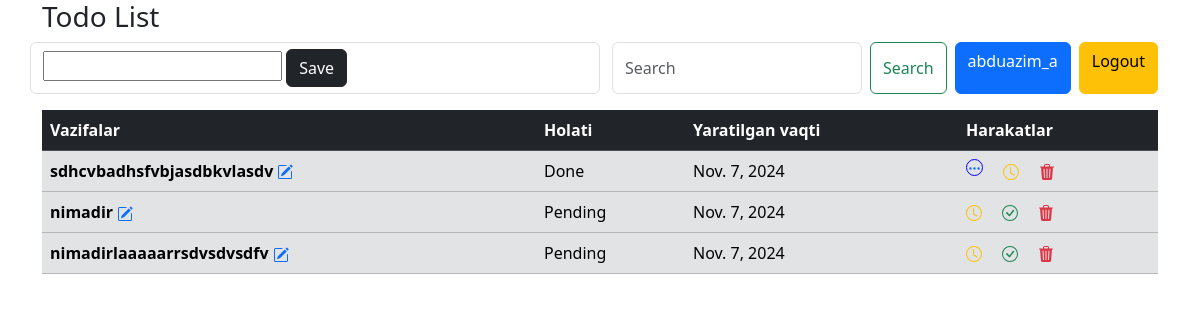
The app's page / (signed in), older data.
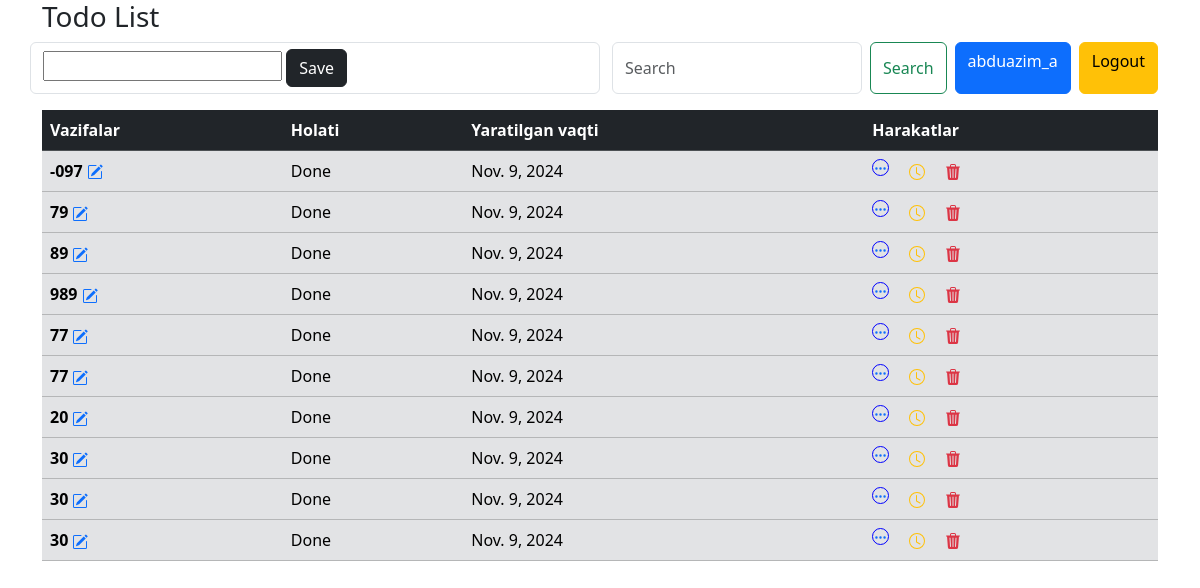
The same page, newer data.
### todo_app/models.py (models this page shows, shortened)
class Task(models.Model):
    STATUS = (
        ('Pending', 'Pending'),
        ('Done', 'Done')
    )
    title = models.CharField(max_length=100)
    status = models.CharField(max_length=100, choices=STATUS, default='Pending')
    author = models.ForeignKey(User, on_delete=models.CASCADE)
    created_at = models.DateField(auto_now_add=True)

### todo_app/views.py (the view)
# urls.py: path('', home_view, name='home'),
@login_required(login_url='login')
def home_view(request):
    if request.method == 'POST':
        title = request.POST.get('title')
        Task.objects.create(title=title, author=request.user)
        return redirect('home')
    tasks = Task.objects.filter(author=request.user)
    search_query = request.GET.get('qidiruv', '')
    if search_query:
        tasks = tasks.filter(title__icontains=search_query)
    else:
        tasks = Task.objects.filter(author=request.user)
    context = {'tasks': tasks}
    return render(request, 'index.html', context)

### templates/index.html (shortened to what this page needs)
<!doctype html>
<html lang="en">
<head>
    <link href="https://cdn.jsdelivr.net/npm/bootstrap@5.3.3/dist/css/bootstrap.min.css" rel="stylesheet"
>
</head>
<body>
<div class="container">
    <div class="row">
        <div class="col-md-12 ">
            <h3>Todo List</h3>
            <div class="forms d-flex  row">
                <form method="post" class="form-control col-6" style="max-width: 50%">
                    <input type="text" class="" name="title">
                    <button type="submit" class="btn btn-dark">Save</button>
                </form>
                <form class="col-md-6 d-flex">
                    <input class="form-control me-2" type="search" placeholder="Search" aria-label="Search"
                           name="qidiruv"
                           value="{{ search_query }}">
                    <button class="btn btn-outline-success" type="submit">Search</button>
                    {% if request.user.is_authenticated %}
                     <a href="" class="btn btn-primary ms-2">{{ request.user.username }}</a>
                     <a href="{% url 'logout' %}" class="btn btn-warning ms-2">Logout</a>
                    {% else %}
                     <a href="{% url 'login' %}" class="btn btn-primary ms-2">Kirish</a>
                    {% endif %}
                </form>
            </div>
        </div>
        <div class="col-md-12 mt-3">
            <table class="table table-hover">
                <thead>
                <tr class="table-dark">
                    <th scope="col">Vazifalar</th>
                    <th scope="col">Holati</th>
                    <th scope="col">Yaratilgan vaqti</th>
                    <th scope="col">Harakatlar</th>
                </tr>
                </thead>
                <tbody>
                {% for task in tasks %}
                <tr class="table-secondary">
                    <th scope="row">{{ task.title }}
                        <a href="{% url 'edit-task' task.id %}">
                        </a>
                    </th>
                    <td>{{ task.status }}</td>
                    <td>{{ task.created_at }}</td>
                    <td class="d-flex" style="gap:20px">
                        {% if task.status == 'Pending' %}
                        <a href="" class="text-warning">
                            <svg xmlns="http://www.w3.org/2000/svg" width="16" height="16" fill="currentColor"
                                 class="bi bi-clock" viewBox="0 0 16 16">
                                <path d="M8 3.5a.5.5 0 0 0-1 0V9a.5.5 0 0 0 .252.434l3.5 2a.5.5 0 0 0 .496-.868L8 8.71z"/>
                                <path d="M8 16A8 8 0 1 0 8 0a8 8 0 0 0 0 16m7-8A7 7 0 1 1 1 8a7 7 0 0 1 14 0"/>
                            </svg>
                        </a>
                        <a href="{% url 'change-status' task.id %}" class="text-success">
                        </a>
                        {% else %}
                        <a href="" class="text-primary"
                           style="width:17px; height: 17px; border: 1px solid blue; border-radius: 50%; line-height: 17px; font-size: 1px; text-align: center">
                            <svg xmlns="http://www.w3.org/2000/svg" width="13" height="13" fill="currentColor"
                                 class="bi bi-three-dots" viewBox="0 0 16 16">
                                <path d="M3 9.5a1.5 1.5 0 1 1 0-3 1.5 1.5 0 0 1 0 3m5 0a1.5 1.5 0 1 1 0-3 1.5 1.5 0 0 1 0 3m5 0a1.5 1.5 0 1 1 0-3 1.5 1.5 0 0 1 0 3"/>
                            </svg>
                        </a>
                        <a href="" class="text-warning">
                            <svg xmlns="http://www.w3.org/2000/svg" width="16" height="16" fill="currentColor"
                                 class="bi bi-clock" viewBox="0 0 16 16">
                                <path d="M8 3.5a.5.5 0 0 0-1 0V9a.5.5 0 0 0 .252.434l3.5 2a.5.5 0 0 0 .496-.868L8 8.71z"/>
                                <path d="M8 16A8 8 0 1 0 8 0a8 8 0 0 0 0 16m7-8A7 7 0 1 1 1 8a7 7 0 0 1 14 0"/>
                            </svg>
                        </a>
                        {% endif %}
                        <a href="{% url 'delete-task' task.id %}" class="text-danger">
                        </a>
                    </td>
                </tr>
                {% endfor %}
                </tbody>
            </table>
        </div>
    </div>
</div>
</body>
</html>

Row changes from the older to the newer data that the page shows:
removed Task: title "sdhcvbadhsfvbjasdbkvlasdv", status "Done", created_at "Nov. 7, 2024"
removed Task: title "nimadir", status "Pending", created_at "Nov. 7, 2024"
removed Task: title "nimadirlaaaaarrsdvsdvsdfv", status "Pending", created_at "Nov. 7, 2024"
added Task: title "-097", status "Done", created_at "Nov. 9, 2024"
added Task: title "79", status "Done", created_at "Nov. 9, 2024"
added Task: title "89", status "Done", created_at "Nov. 9, 2024"
added Task: title "989", status "Done", created_at "Nov. 9, 2024"
added Task: title "77", status "Done", created_at "Nov. 9, 2024"
added Task: title "77", status "Done", created_at "Nov. 9, 2024"
added Task: title "20", status "Done", created_at "Nov. 9, 2024"
added Task: title "30", status "Done", created_at "Nov. 9, 2024"
added Task: title "30", status "Done", created_at "Nov. 9, 2024"
added Task: title "30", status "Done", created_at "Nov. 9, 2024"
